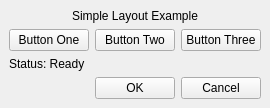
<?xml version="1.0" encoding="UTF-8"?>
<ui version="4.0">
 <class>MainWindow</class>
 <widget class="QMainWindow" name="MainWindow">
  <property name="windowTitle">
   <string>Layout Buttons Example</string>
  </property>

  <widget class="QWidget" name="centralwidget">
   <layout class="QVBoxLayout" name="mainLayout">

    <!-- Title -->
    <item>
     <widget class="QLabel" name="label_title">
      <property name="text">
       <string>Simple Layout Example</string>
      </property>
      <property name="alignment">
       <set>Qt::AlignCenter</set>
      </property>
     </widget>
    </item>

    <!-- First row of buttons -->
    <item>
     <layout class="QHBoxLayout" name="topButtonLayout">
      <item>
       <widget class="QPushButton" name="btn_one">
        <property name="text">
         <string>Button One</string>
        </property>
       </widget>
      </item>
      <item>
       <widget class="QPushButton" name="btn_two">
        <property name="text">
         <string>Button Two</string>
        </property>
       </widget>
      </item>
      <item>
       <widget class="QPushButton" name="btn_three">
        <property name="text">
         <string>Button Three</string>
        </property>
       </widget>
      </item>
     </layout>
    </item>

    <!-- Status label -->
    <item>
     <widget class="QLabel" name="label_status">
      <property name="text">
       <string>Status: Ready</string>
      </property>
     </widget>
    </item>

    <!-- Bottom action buttons -->
    <item>
     <layout class="QHBoxLayout" name="bottomButtonLayout">
      <item>
       <spacer name="horizontalSpacer">
        <property name="orientation">
         <enum>Qt::Horizontal</enum>
        </property>
        <property name="sizeHint">
         <size>
          <width>40</width>
          <height>20</height>
         </size>
        </property>
       </spacer>
      </item>
      <item>
       <widget class="QPushButton" name="btn_ok">
        <property name="text">
         <string>OK</string>
        </property>
       </widget>
      </item>
      <item>
       <widget class="QPushButton" name="btn_cancel">
        <property name="text">
         <string>Cancel</string>
        </property>
       </widget>
      </item>
     </layout>
    </item>

   </layout>
  </widget>
 </widget>
 <resources/>
 <connections/>
</ui>
